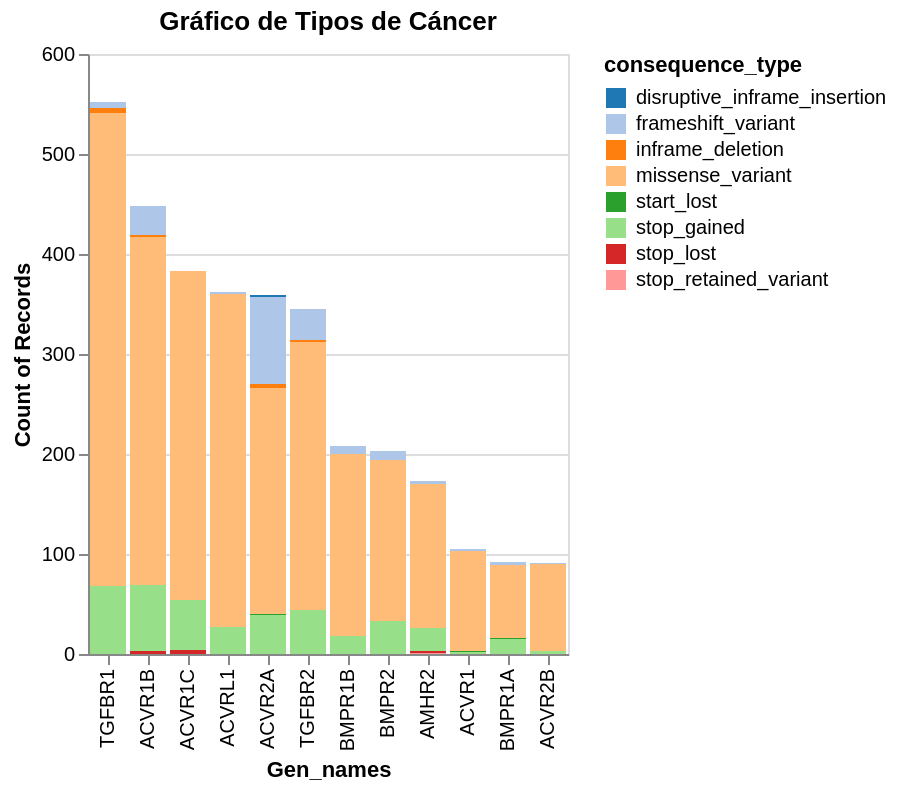

Notebook code for this chart:
### Code cell
# Grafica el numero de mutaciones por tipo de cancer, y representa consequence type por color
# crea una lista despegable para cada tipo de cancer
import altair as alt
import pandas as pd

# Lista con los tipos de cancer, que estaran en la lista desplegable

lista = df_cancer['tipo_cancer'].unique()
print(lista)

# DataFrame llamado df_cancer
alt.data_transformers.enable('default', max_rows=None) #configura las transformaciones de datos de Altair para manejar todos los datos, incluso si hay un gran número de filas en el DataFrame.
#al  utilizar max_rows=None, Altair no establecerá un límite máximo en el número de filas a utilizar
# Crear un gráfico 'base' con todos los datos
base=alt.Chart(df_cancer
).mark_bar().encode(
    y=alt.Y('count(aa_mutation):Q'),
    x=alt.X('Gen_names:N', sort='-y'),
    color=alt.Color('consequence_type', scale=alt.Scale(scheme='category20'))
    #color para mas de 20 categorias
).properties(
    title='Gráfico de Tipos de Cáncer' #Titulo del grafico
)

# Crear una selección desplegable (dropdown) para los tipos de cáncer
tipo_cancer_dropdown = alt.binding_select(options=df_cancer['tipo_cancer'].unique().tolist(), name='Seleccionar Tipo de Cáncer:')
selection = alt.selection_point(fields=['tipo_cancer'], bind=tipo_cancer_dropdown, name='Seleccion')


# Aplicar la selección para filtrar los datos
filtered_chart = base.add_params(selection).transform_filter(selection)

# Visualizar el gráfico 
filtered_chart

### Figure 1 — Vega-Lite specification as saved in the notebook (floating-point values rounded to 4 significant figures; data arrays with more than 128 entries replaced by an {"elided": "..."} marker saying what was removed)
{"config": {"view": {"continuousWidth": 300, "continuousHeight": 300}}, "data": {"name": "data-c705716b67fcb21b1471906a7a8b165c"}, "mark": {"type": "bar"}, "encoding": {"color": {"field": "consequence_type", "scale": {"scheme": "category20"}, "type": "nominal"}, "x": {"field": "Gen_names", "sort": "-y", "type": "nominal"}, "y": {"aggregate": "count", "field": "aa_mutation", "type": "quantitative"}}, "params": [{"name": "Seleccion", "select": {"type": "point", "fields": ["tipo_cancer"]}, "bind": {"input": "select", "options": ["Colon", "Cerebro", "Cabeza", "Vejiga", "Utero", "Piel", "Higado", "Pulmon", "Ovario", "Seno ", "Pancreas", "Estomago", "Riñon", "Vesicula", "Sangre", "Prostata", "Cervix", "Hueso"], "name": "Seleccionar Tipo de Cáncer:"}}], "title": "Gráfico de Tipos de Cáncer", "transform": [{"filter": {"param": "Seleccion"}}], "$schema": "https://vega.github.io/schema/vega-lite/v5.16.3.json", "datasets": {"data-c705716b67fcb21b1471906a7a8b165c": {"elided": "3321 records"}}}
